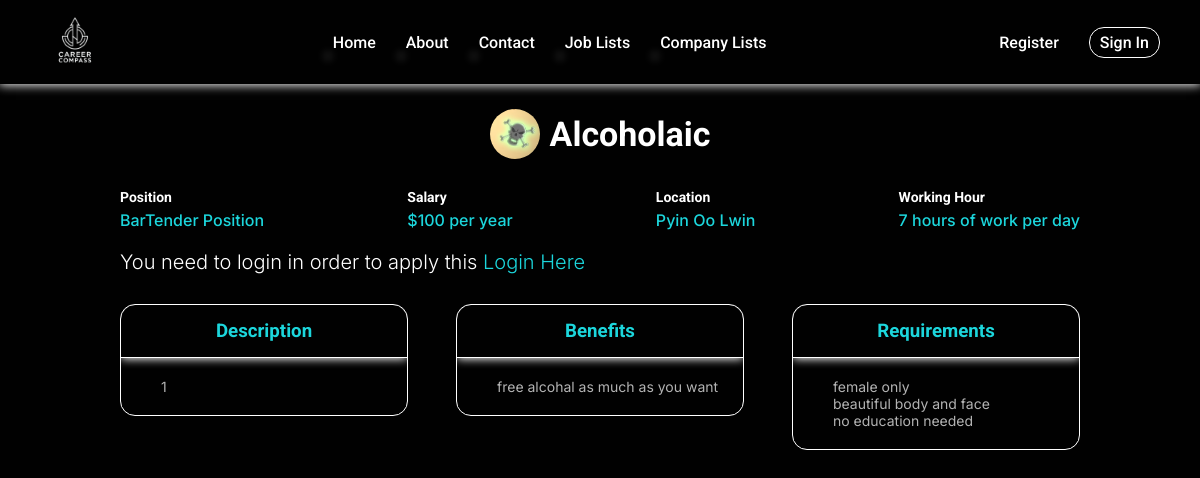
Screenshot of /jobDetails/1 with the database file from the repository.
### jobs/models.py (models this page shows)
class Job(models.Model):
    owner = models.ForeignKey(Company, on_delete=models.CASCADE, related_name="jobs")
    position = models.CharField(max_length=64)
    salary = models.IntegerField()
    location = models.TextField()
    workingTime = models.IntegerField()
    field = models.CharField(max_length=64)
    description = models.TextField()
    requirement = models.TextField()
    benefit = models.TextField()
    type = models.CharField(max_length=4, default="open")
    year = models.IntegerField()
    month = models.IntegerField()
    day = models.IntegerField()
    hour = models.IntegerField()
    minute = models.IntegerField()
    second = models.IntegerField()

### registration/models.py (models this page shows)
class Company(models.Model):
    user = models.OneToOneField(User, on_delete=models.CASCADE, related_name="company")
    image = models.ImageField(upload_to='images/')
    location = models.TextField()
    description = models.TextField()

class User(AbstractUser):
    pass

### jobs/views.py (the view, shortened to what this page needs)
# urls.py: path("jobDetails/<int:id>", views.jobDetails, name="jobDetails"),
def jobDetails(request, id):
    job = Job.objects.get(pk=id)
    if not job:
        return HttpResponseRedirect(reverse("index"))
    if hasattr(request.user, "company"):
        type = "company"
    else:
        type = "guest"
    return render(request, "job.html", {
        "type" : type,
        "job" : job
    })

### templates/job.html (shortened to what this page needs)
{% extends "layout.html" %}
{% load static %}
{% block css %}
    <link rel="stylesheet" href="{% static 'css/job.css' %}">
{% endblock %}
{% block main %}
    <div class="container">
        <div class="job-details">
            <div class="company">
                <img src="{{job.owner.image.url}}" alt="{{job.owner.user.username}}">
                <h2 class="name">{{job.owner.user.username}}</h2>
            </div>
            <div class="details">
                <div>
                    <h4>Position</h4>
                    <span>{{job.position}} Position</span>
                </div>
                <div>
                    <h4>Salary</h4>
                    <span>${{job.salary}} per year</span>
                </div>
                <div>
                    <h4>Location</h4>
                    <span>{{job.location}}</span>
                </div>
                <div>
                    <h4>Working Hour</h4>
                    <span>{{job.workingTime}} hours of work per day</span>
                </div>
            </div>
        </div>
        {% if type == "guest" %}
            <p class="guest-alert">You need to login in order to apply this <a href="{% url 'login' %}">Login Here</a></p>
        {% endif %}
    </div>
    <div class="job-infos">
        <div class="description info">
            <h3>Description</h3>
            <pre>{{job.description}}</pre>
        </div>
        <div class="benefit info">
            <h3>Benefits</h3>
            <pre>{{job.benefit}}</pre>
        </div>
        <div class="requirement info">
            <h3>Requirements</h3>
            <pre>{{job.requirement}}</pre>
        </div>
    </div>
{% endblock %}

### static/css/layout.css (style rules this page uses)
* { margin: 0; padding: 0; box-sizing: border-box; }
:root { --backColor : #010101; --textColor : #FFFFFF; --styleColor : #1CD6DC; --headingFont : "Roboto", sans-serif; --textFont : "Inter", sans-serif; --largestSize : 40px; --largeSize : 34px; --mediumSize : 20px; --textSize : 16px; --smallSize : 14px; }
body { min-height: 100vh; background-color: var(--backColor); overflow-x: hidden; }

### static/css/job.css (style rules this page uses)
* { margin: 0; padding: 0; box-sizing: border-box; }
:root { --backColor : #010101; --textColor : #FFFFFF; --styleColor : #1CD6DC; --headingFont : "Roboto", sans-serif; --textFont : "Inter", sans-serif; --largestSize : 40px; --largeSize : 34px; --mediumSize : 20px; --textSize : 16px; --smallSize : 14px; }
.container { width: 80%; margin: 10px auto; }
.container .job-details { display: flex; flex-direction: column; }
.container .job-details .details { display: flex; justify-content: space-between; gap: 10px; margin: 10px 0px; }
.company { display: flex; align-items: center; gap: 10px; margin: auto; }
.company img { width: 50px; height: 50px; object-fit: cover; border-radius: 50%; }
.container .job-details .details span { color: var(--styleColor); font-family: var(--textFont); font-size: var(--textSize); font-weight: 500; margin: 5px 0px; }
.name { font-family: var(--headingFont); color: var(--textColor); font-size: var(--largeSize); margin: 20px 0px; }
.guest-alert { color: var(--textColor); font-family: var(--textFont); font-size: var(--mediumSize); margin: 10px 0px; font-weight: 300; }
.guest-alert a { text-decoration: none; color: var(--styleColor); transition: all 0.5s linear; }
.job-infos { width: 80%; margin: 30px auto; display: flex; justify-content: space-between; align-items: flex-start; }
.job-infos > div.info { width: 30%; border: 1px solid var(--textColor); border-radius: 15px; max-height: 0px; overflow: hidden; transition: all 2s linear; }
.job-infos > div > h3 { padding: 15px 0px; text-align: center; border-bottom: 1px solid var(--textColor); box-shadow: 0px 1px 10px 0px var(--textColor); border-radius: 15px 15px 0px 0px; font-family: var(--headingFont); color: var(--styleColor); }
.job-infos > div > pre { padding: 20px 40px; font-family: var(--textFont); font-size: var(--smallSize); color: rgba(255, 255, 255, 0.7) }
.details > div > h4 { font-family: var(--headingFont); color: var(--textColor); font-size: var(--smallSize); margin: 5px 0px; }
.details > div > span { font-size: var(--smallSize); }
.benefit { transition-delay: 1s; }
.requirement { transition-delay: 2s; }

### rows the page displays
Job: owner.image (picture), owner.user.username "Alcoholaic", position "BarTender", salary "100", location "Pyin Oo Lwin", workingTime "7", description "1", benefit "free alcohal as much as you want", requirement "female only beautiful body and face no education needed"
